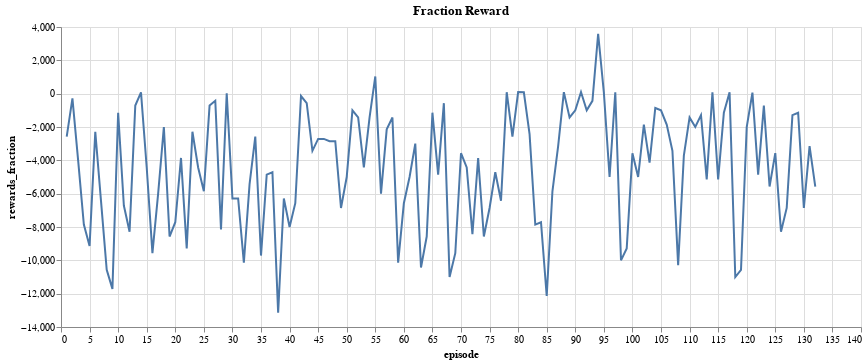

Write notebook code for a chart like this one.
### Code cell
# chart for fraction reward
rewards_df['rewards_fraction'] = rewards_df['rewards'] / num_of_logtypes
alt.Chart(rewards_df).mark_line().encode(
    x='episode',
    y='rewards_fraction',
    
).properties(
    title=' Fraction Reward',
    width=800,
)

### Figure 1 — Vega-Lite specification as saved in the notebook (floating-point values rounded to 4 significant figures; data arrays with more than 128 entries replaced by an {"elided": "..."} marker saying what was removed)
{"config": {"view": {"continuousWidth": 300, "continuousHeight": 300}}, "data": {"name": "data-d4b241e3db08826fdaba43bc476c07d1"}, "mark": {"type": "line"}, "encoding": {"x": {"field": "episode", "type": "quantitative"}, "y": {"field": "rewards_fraction", "type": "quantitative"}}, "title": " Fraction Reward", "width": 800, "$schema": "https://vega.github.io/schema/vega-lite/v5.8.0.json", "datasets": {"data-d4b241e3db08826fdaba43bc476c07d1": {"elided": "132 records"}}}
